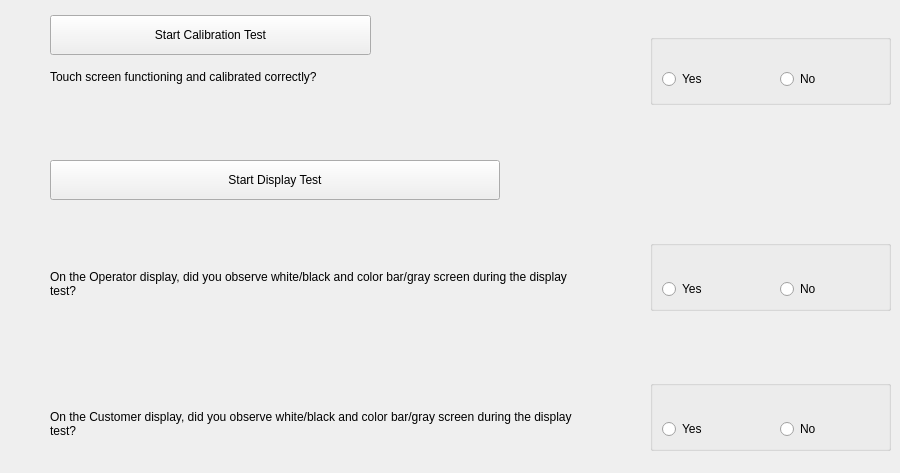
     <widget class="QWidget" name="displayTab">
      <attribute name="title">
       <string>Display</string>
      </attribute>
      <widget class="QLabel" name="lblTouchScreenCalibrateMessage">
       <property name="geometry">
        <rect>
         <x>50</x>
         <y>62</y>
         <width>561</width>
         <height>30</height>
        </rect>
       </property>
       <property name="sizePolicy">
        <sizepolicy hsizetype="Fixed" vsizetype="Fixed">
         <horstretch>0</horstretch>
         <verstretch>0</verstretch>
        </sizepolicy>
       </property>
       <property name="text">
        <string>Touch screen functioning and calibrated correctly?</string>
       </property>
      </widget>
      <widget class="QGroupBox" name="gbTouchScreenAnswers">
       <property name="geometry">
        <rect>
         <x>650</x>
         <y>34</y>
         <width>241</width>
         <height>71</height>
        </rect>
       </property>
       <property name="title">
        <string/>
       </property>
       <widget class="QRadioButton" name="rbTouchScreenAnswerYes">
        <property name="geometry">
         <rect>
          <x>12</x>
          <y>20</y>
          <width>101</width>
          <height>50</height>
         </rect>
        </property>
        <property name="text">
         <string>Yes</string>
        </property>
        <property name="iconSize">
         <size>
          <width>24</width>
          <height>24</height>
         </size>
        </property>
       </widget>
       <widget class="QRadioButton" name="rbTouchScreenAnswerNo">
        <property name="geometry">
         <rect>
          <x>130</x>
          <y>20</y>
          <width>82</width>
          <height>50</height>
         </rect>
        </property>
        <property name="text">
         <string>No</string>
        </property>
       </widget>
      </widget>
      <widget class="QPushButton" name="startCalibrationTestButtton">
       <property name="geometry">
        <rect>
         <x>50</x>
         <y>15</y>
         <width>321</width>
         <height>40</height>
        </rect>
       </property>
       <property name="sizePolicy">
        <sizepolicy hsizetype="Fixed" vsizetype="Fixed">
         <horstretch>0</horstretch>
         <verstretch>0</verstretch>
        </sizepolicy>
       </property>
       <property name="text">
        <string>Start Calibration Test</string>
       </property>
      </widget>
      <widget class="QPushButton" name="startDisplayTestButton">
       <property name="geometry">
        <rect>
         <x>50</x>
         <y>160</y>
         <width>450</width>
         <height>40</height>
        </rect>
       </property>
       <property name="text">
        <string>Start Display Test</string>
       </property>
      </widget>
      <widget class="QGroupBox" name="gbOperatorDisplayAnswers">
       <property name="geometry">
        <rect>
         <x>650</x>
         <y>240</y>
         <width>241</width>
         <height>71</height>
        </rect>
       </property>
       <property name="title">
        <string/>
       </property>
       <widget class="QRadioButton" name="rbOperatorDisplayAnswerYes">
        <property name="geometry">
         <rect>
          <x>12</x>
          <y>19</y>
          <width>101</width>
          <height>60</height>
         </rect>
        </property>
        <property name="text">
         <string>Yes</string>
        </property>
        <property name="iconSize">
         <size>
          <width>24</width>
          <height>24</height>
         </size>
        </property>
       </widget>
       <widget class="QRadioButton" name="rbOperatorDisplayAnswerNo">
        <property name="geometry">
         <rect>
          <x>130</x>
          <y>19</y>
          <width>82</width>
          <height>60</height>
         </rect>
        </property>
        <property name="text">
         <string>No</string>
        </property>
       </widget>
      </widget>
      <widget class="QGroupBox" name="gbCustomerDisplayAnswers">
       <property name="geometry">
        <rect>
         <x>650</x>
         <y>380</y>
         <width>241</width>
         <height>71</height>
        </rect>
       </property>
       <property name="title">
        <string/>
       </property>
       <widget class="QRadioButton" name="rbCustomerDisplayAnswerYes">
        <property name="geometry">
         <rect>
          <x>12</x>
          <y>19</y>
          <width>101</width>
          <height>60</height>
         </rect>
        </property>
        <property name="text">
         <string>Yes</string>
        </property>
        <property name="iconSize">
         <size>
          <width>24</width>
          <height>24</height>
         </size>
        </property>
       </widget>
       <widget class="QRadioButton" name="rbCustomerDisplayAnswerNo">
        <property name="geometry">
         <rect>
          <x>130</x>
          <y>19</y>
          <width>82</width>
          <height>60</height>
         </rect>
        </property>
        <property name="text">
         <string>No</string>
        </property>
       </widget>
      </widget>
      <widget class="QLabel" name="lblCustomerDisplayTestMessage">
       <property name="geometry">
        <rect>
         <x>50</x>
         <y>383</y>
         <width>531</width>
         <height>81</height>
        </rect>
       </property>
       <property name="sizePolicy">
        <sizepolicy hsizetype="Fixed" vsizetype="Fixed">
         <horstretch>0</horstretch>
         <verstretch>0</verstretch>
        </sizepolicy>
       </property>
       <property name="text">
        <string>On the Customer display, did you observe white/black and color bar/gray screen during the display test?</string>
       </property>
       <property name="wordWrap">
        <bool>true</bool>
       </property>
      </widget>
      <widget class="QLabel" name="lblOperatorDisplayTestMessage">
       <property name="geometry">
        <rect>
         <x>50</x>
         <y>243</y>
         <width>531</width>
         <height>81</height>
        </rect>
       </property>
       <property name="sizePolicy">
        <sizepolicy hsizetype="Fixed" vsizetype="Fixed">
         <horstretch>0</horstretch>
         <verstretch>0</verstretch>
        </sizepolicy>
       </property>
       <property name="text">
        <string>On the Operator display, did you observe white/black and color bar/gray screen during the display test?</string>
       </property>
       <property name="wordWrap">
        <bool>true</bool>
       </property>
      </widget>
     </widget>
